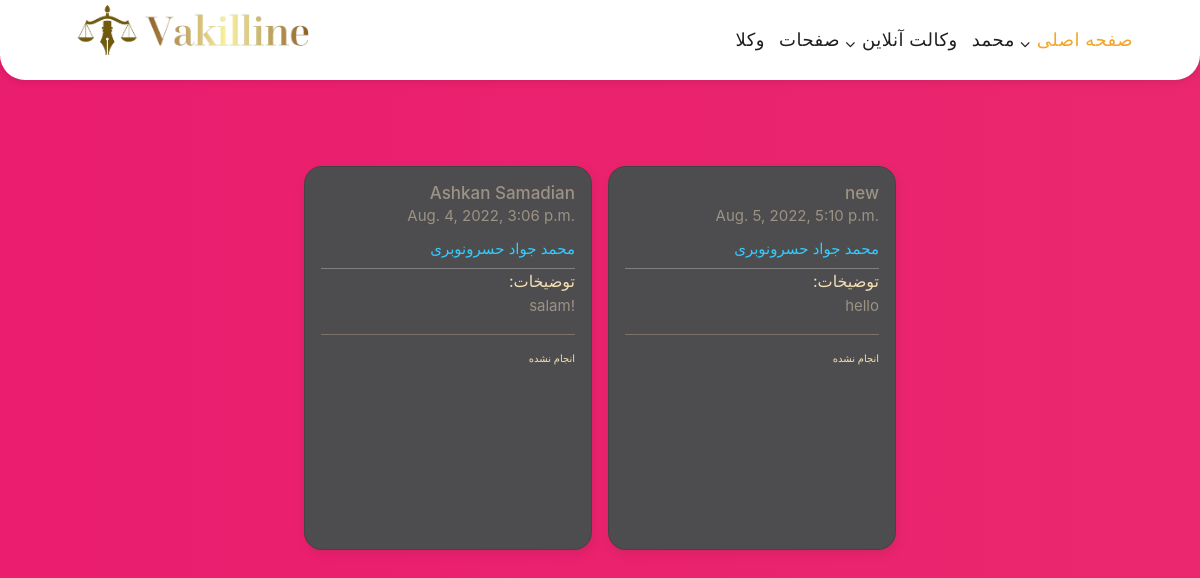
Screenshot of /userorders (signed in) with the database file from the repository.
### base/models.py (models this page shows, shortened)
class OrderNow(models.Model):
    name=models.CharField(max_length=200)
    phonenum = models.CharField(max_length=50)
    user = models.ForeignKey(User , on_delete=models.SET_NULL, null=True)
    description = models.TextField(null=True, blank = True)
    time = models.TimeField(null=True,blank = True)
    chosenlawyer = models.ForeignKey(lawyer , on_delete=models.CASCADE)
    created = models.DateTimeField(auto_now_add=True)
    is_fulfilled = models.BooleanField(default=False)
    class Meta:
        verbose_name_plural="سفارشات"

class lawyer(models.Model):
    data = models.CharField(max_length=300)
    name =  models.CharField(max_length=200)
    phonenum = models.CharField(max_length=50)
    areasop = models.TextField(null=True, blank = True)
    consuls = models.IntegerField(null=True)
    created = models.DateTimeField(auto_now_add=True)
    bio = models.TextField(null=True, blank = True)
    class Meta:
        verbose_name_plural="وکلا"
    def __str__(self):
        return self.name

### base/views.py (the view)
# urls.py: path('userorders',views.userOrders ,name="userorders"),
def userOrders(request):
    orders= OrderNow.objects.filter(user = request.user)
    context={"orders":orders}
    return render(request,'base/userorders.html',context)

### base/templates/base/userorders.html (shortened to what this page needs)
{%  block content %}
{% load static%}
<link href="{% static 'vendor/bootstrap/css/bootstrap.min.css'%}" rel="stylesheet">
<link rel="stylesheet" href="{% static 'assets/css/fontawesome.css'%}">
<link rel="stylesheet" href="{% static 'assets/css/templatemo-edu-meeting.css'%}">
<link rel="stylesheet" href="{% static 'assets/css/owl.css'%}">
<link rel="stylesheet" href="{% static 'assets/css/lightbox.css'%}">
<header class="header-area header-sticky background-header ">
    <div class="container">
        <div class="row">
            <div class="col-12">
                <nav class="main-nav" >
                    <a href="{% url 'home'%}" > <img class="logo-imgg" src="{% static 'logo/Capture.png'%}"> </a>
                    <ul class="nav">
                        <li ><a href="{% url 'lawyers'%}" >وکلا</a></li>
                        <li  class="has-sub">
                            <a  href="javascript:void(0)">صفحات</a>
                        </li>
                        <li class="scroll-to-section"><a   href="">وکالت آنلاین</a></li>
                        {% if request.user.is_authenticated%}
                        <li class="has-sub">
                            <a href="javascript:void(0)" > {{user.first_name}} </a>
                        </li>
                        {%else%}
                        <li>
                            <a href="{% url 'login'%}">ورود</a>
                        </li>
                        {%endif%}
                        <li ><a  href="{% url 'home'%}" class="active">صفحه اصلی</a></li>
                    </ul>
                </nav>
            </div>
        </div>
    </div>
</header>
<head>
    </head>
    <div class="all">
    <body>
      <div class="content-cards">
        {% for order in orders%}
        <div class="card">
          <div class="head">
            <h4 class="title" style="font-size:17px ; color: rgb(156, 146, 133);  ">{{order.name}}</h4>
            <p style="font-size:15px ; color: rgb(156, 146, 133);  ">{{order.created}}</p>
            <p class="subtitle" style="font-size:15px ; color: rgb(156, 146, 133);  "><a href="">{{order.chosenlawyer}}</a></p>
          </div>
          <div class="body">
            :توضیخات
            <p class="content" style="font-size:15px ; color: rgb(156, 146, 133);  ">{{order.description}}</p>
            <hr><div style="font-size:10px ;">
            {%if order.is_fulfilled %} انجام شده
            {%else%} انجام نشده
            {%endif%}
        </div>
          </div>
        </div>
        {%endfor%}
      </div>
    </body>
</div>
{% endblock %}

### static/assets/css/templatemo-edu-meeting.css (style rules this page uses)
html, body, div, span, applet, object, iframe, h1, h2, h3, h4, h5, h6, p, blockquote, div pre, a, abbr, acronym, address, big, cite, code, del, dfn, em, font, img, ins, kbd, q, s, samp, small, strike, strong, sub, sup, tt, var, b, u, i, center, dl, dt, dd, ol, ul, li, figure, header, nav, section, article, aside, footer, figcaption { margin: 0; padding: 0; border: 0; outline: 0; }
ul, li { padding: 0; margin: 0; list-style: none; }
header, nav, section, article, aside, footer, hgroup { display: block; }
* { box-sizing: border-box; }
html, body { font-family: 'Poppins', sans-serif; font-weight: 400; background-color: #fff; font-size: 16px; -ms-text-size-adjust: 100%; -webkit-font-smoothing: antialiased; -moz-osx-font-smoothing: grayscale; }
a { text-decoration: none !important; color: #3CF; }
h1, h2, h3, h4, h5, h6 { margin-top: 0px; margin-bottom: 0px; }
ul { margin-bottom: 0px; }
p { font-size: 14px; line-height: 25px; color: #2a2a2a; }
img { width: 100%; overflow: hidden; }
html, body { background: #fff; font-family: 'Poppins', sans-serif; }
.background-header { border-bottom-left-radius: 25px; border-bottom-right-radius: 25px; background-color: rgb(255, 255, 255)!important; height: 20px!important; position: fixed!important; top: 0!important; left: 0; right: 0; box-shadow: 0px 0px 10px rgba(0,0,0,0.15)!important; }
.background-header .main-nav .nav li a { color: #1e1e1e!important; }
.background-header .logo, .background-header .main-nav .nav li a { color: #1e1e1e!important; }
.background-header .nav li a.active { color: #fb5849!important; }
.header-area { background-color: rgba(250,250,250,0.15); position: absolute; top: 40px; left: 0; right: 0; z-index: 100; -webkit-transition: all .5s ease 0s; -moz-transition: all .5s ease 0s; -o-transition: all .5s ease 0s; transition: all .5s ease 0s; }
.header-area .main-nav { min-height: 80px; background: transparent; }
.background-header .nav { margin-top: 20px !important; }
.header-area .main-nav .nav { float: right; margin-top: 30px; margin-right: 0px; background-color: transparent; -webkit-transition: all 0.3s ease 0s; -moz-transition: all 0.3s ease 0s; -o-transition: all 0.3s ease 0s; transition: all 0.3s ease 0s; position: relative; z-index: 999; }
.header-area .main-nav .nav li { padding-left: 20px; padding-right: 20px; text-align: right; }
.header-area .main-nav .nav li:last-child { padding-right: 25px; }
.header-area .main-nav .nav li a { display: block; font-weight: 550; font-size: 18px; text-transform: uppercase; color: #fff; -webkit-transition: all 0.3s ease 0s; -moz-transition: all 0.3s ease 0s; -o-transition: all 0.3s ease 0s; transition: all 0.3s ease 0s; height: 40px; line-height: 40px; border: transparent; letter-spacing: 0.5px; }
.header-area .main-nav .nav li:hover a, .header-area .main-nav .nav li a.active { color: #f5a425!important; }
.background-header .main-nav .nav li:hover a, .background-header .main-nav .nav li a.active { color: #f5a425!important; opacity: 1; }
.header-area .main-nav .nav li.has-sub { position: relative; padding-right: 15px; }
.header-area .main-nav .nav li.has-sub:after { font-family: FontAwesome; content: "\f107"; font-size: 16px; color: #fff; position: absolute; right: -0.5px; top: 12px; }
.background-header .main-nav .nav li.has-sub:after { color: #1e1e1e; }
.header-area.header-sticky { min-height: 80px; }
.header-area .nav { margin-top: 30px; }
.header-area.header-sticky .nav li a.active { color: #f5a425; }
@media (max-width: 1200px) { .header-area .main-nav .nav li { padding-left: 7px; padding-right: 7px; } }
@media (max-width: 1200px) { .header-area .main-nav:before { display: none; } }
@media (min-width: 767px) { .header-area .main-nav .nav { display: flex !important; } }

### rows the page displays
OrderNow: name "Ashkan Samadian", created "Aug. 4, 2022, 3:06 p.m.", chosenlawyer "محمد جواد حسرونوبری", description "salam!", is_fulfilled "انجام نشده"
OrderNow: name "new", created "Aug. 5, 2022, 5:10 p.m.", chosenlawyer "محمد جواد حسرونوبری", description "hello", is_fulfilled "انجام نشده"

### other values shown
{{ user.first_name }} "محمد"
